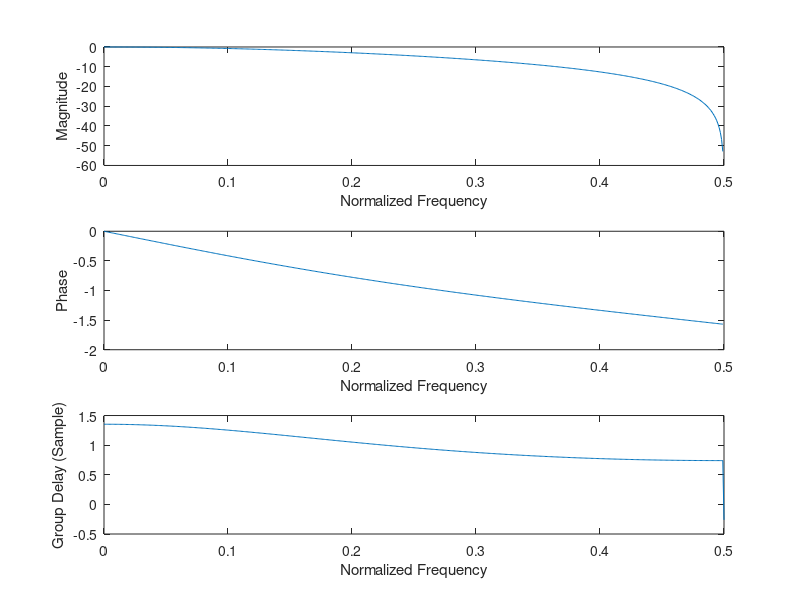

The MATLAB script that drew this image:
alpha = -0.15;
b = [alpha, 1];
a = [1, alpha];
N = 1024;

h0 = freqz(b,a,N,'whole');
h1 = freqz([1,1],[1,1],N,'whole');
h = h0 + h1;

mag = 20 * log10( abs(h)./max(abs(h)));

subplot(3,1,1)
plot((0:N/2)/N, mag(1:N/2+1))
xlabel('Normalized Frequency')
ylabel('Magnitude')

subplot(3,1,2)
phase = unwrap(angle(h));
plot((0:N/2)/N, phase(1:N/2+1))
xlabel('Normalized Frequency')
ylabel('Phase')

subplot(3,1,3)
g1 = grpdelay(b,a, N, 'whole');  
g2 = grpdelay([1,1],[1,1], N, 'whole');  
g = g1+g2;
plot((0:N/2)/N, g(1:N/2+1))
xlabel('Normalized Frequency')
ylabel('Group Delay (Sample)')
